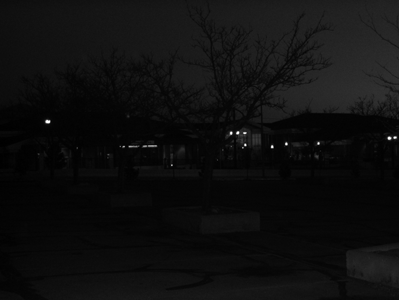
%> input picture 2-puntual-operator/test-hist-01.png, 399 x 300 px
$ octave ex2_1.m   (GNU Octave 9; MATLAB toolbox functions it lacks are replaced by stand-ins)
%> lines starting %> are read from the running program, lines starting %| are printed output that depends on the picture
% Graylevel stretching

img = rgb2gray(imread('test-hist-01.png'));
%> img: size 300x399 uint8; min 0, max 255, mean 14.8

% display the image
imshow(img);
figure;
% get gray level histogram
figure;
imhist(img);
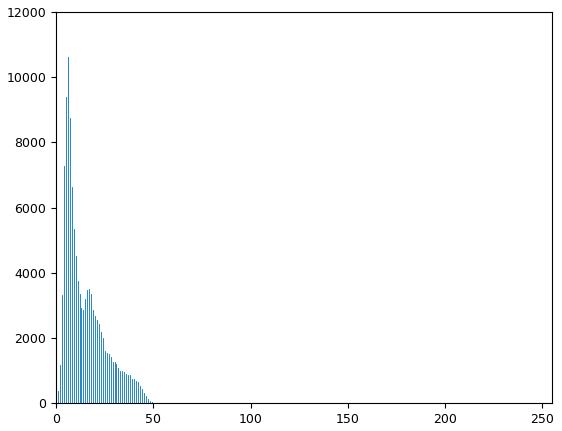
%> figure redrawn from the program's plot data; highest point at x = 6, y = 10624

% no stretch in this example because the gray level is already between
% 0 and 255 ( because the white dots)
imgS = imadjust(img, double([min(img(:)) max(img(:))]/255.0));
figure;
imshow(imgS);
figure;
imhist(imgS);

%Apply graylevel stretching with 4% saturation to the image
imgSS = imadjust(img,stretchlim(img, [0.02 0.98]));
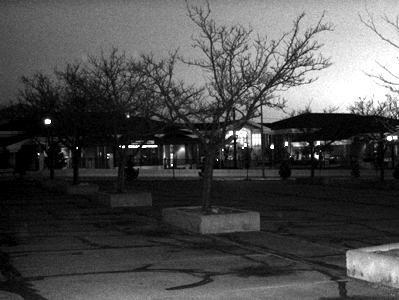
%> imgSS: size 300x399 uint8; min 0, max 255, mean 76.4

figure;
imshow(imgSS);
figure;
imhist(imgSS);
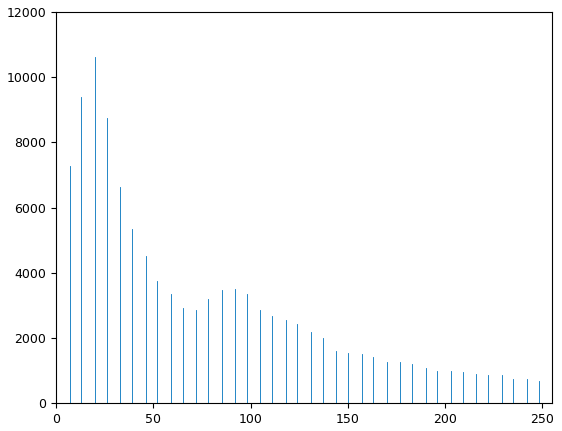
%> figure redrawn from the program's plot data; highest point at x = 20, y = 10624

$ run again, with 2-puntual-operator/test-hist-02.png copied over 2-puntual-operator/test-hist-01.png
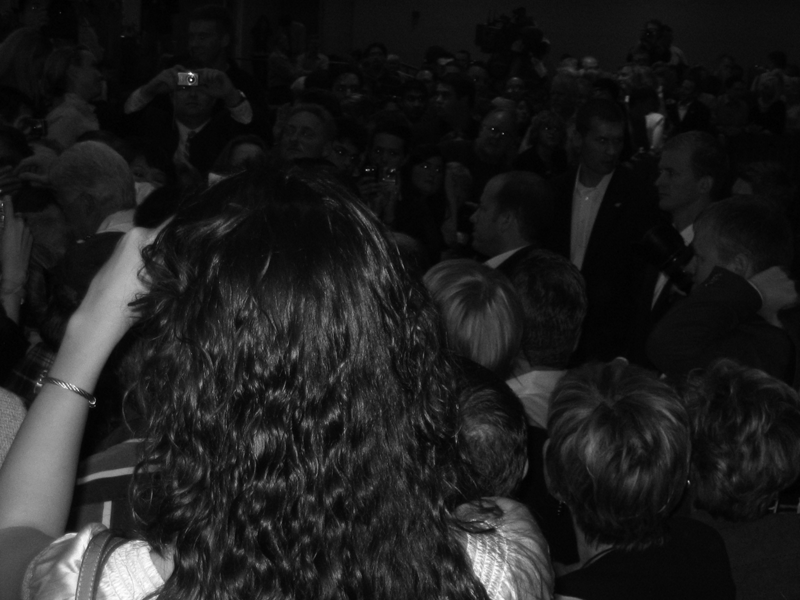
%> input picture 2-puntual-operator/test-hist-02.png, 800 x 600 px
%> `imgSS = imadjust(img,stretchlim(img, [0.02 0.98]));`:
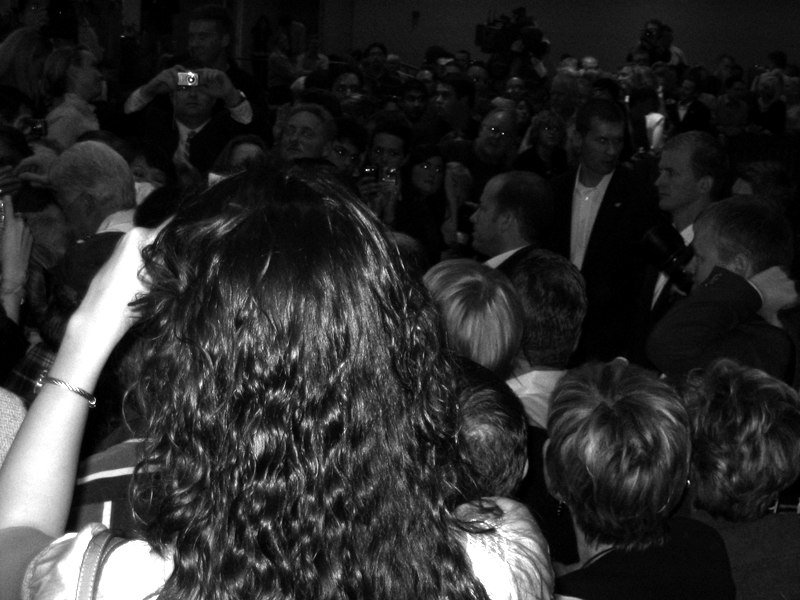
%> imgSS: size 600x800 uint8; min 0, max 255, mean 44
%> `imhist(imgSS);`:
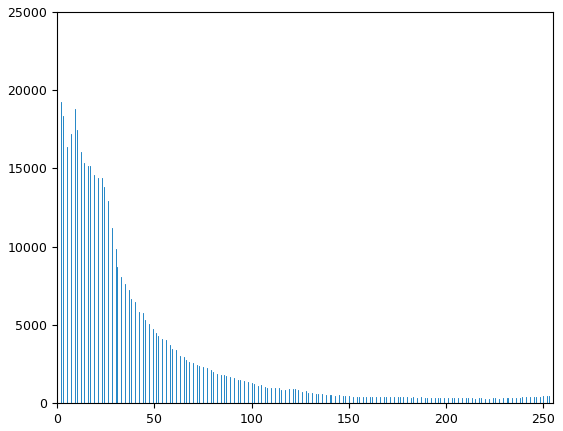
%> figure redrawn from the program's plot data; highest point at x = 0, y = 22234
